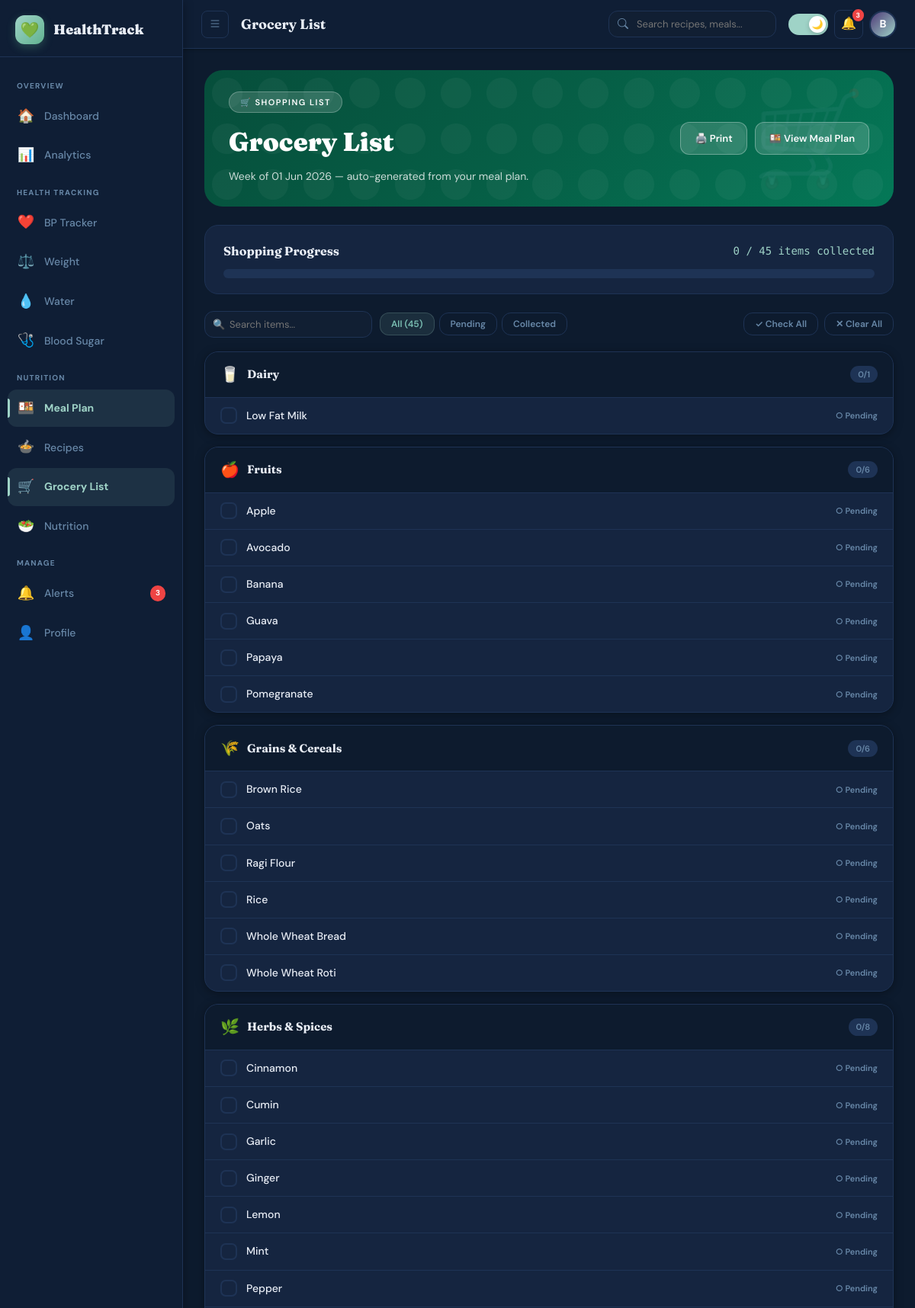
The app's page /meal/grocery (signed in, upper part) with its own data.
### models.py (models this page shows, shortened)
class User(UserMixin, db.Model):
    __tablename__ = "users"
    id              = db.Column(db.Integer, primary_key=True)
    name            = db.Column(db.String(120), nullable=False)
    email           = db.Column(db.String(180), unique=True, nullable=False, index=True)
    password_hash   = db.Column(db.String(255), nullable=False)
    is_active       = db.Column(db.Boolean, default=True)
    is_verified     = db.Column(db.Boolean, default=False)
    onboarding_done = db.Column(db.Boolean, default=False)
    dark_mode       = db.Column(db.Boolean, default=False)
    created_at      = db.Column(db.DateTime, default=datetime.utcnow)
    last_login      = db.Column(db.DateTime, nullable=True)
    last_updated    = db.Column(db.DateTime, default=datetime.utcnow, onupdate=datetime.utcnow)
    health_profile  = db.relationship("UserHealthProfile", backref="user", uselist=False, cascade="all, delete-orphan")
    conditions      = db.relationship("UserCondition",     backref="user", cascade="all, delete-orphan")
    goals           = db.relationship("UserGoal",          backref="user", uselist=False, cascade="all, delete-orphan")
    health_metrics  = db.relationship("HealthMetric",      backref="user", cascade="all, delete-orphan", lazy="dynamic")
    meal_plans      = db.relationship("MealPlan",          backref="user", cascade="all, delete-orphan", lazy="dynamic")
    favorites       = db.relationship("Favorite",          backref="user", cascade="all, delete-orphan")
    grocery_items   = db.relationship("GroceryItem",       backref="user", cascade="all, delete-orphan", lazy="dynamic")
    alerts          = db.relationship("Alert",             backref="user", cascade="all, delete-orphan", lazy="dynamic")
    medicines       = db.relationship("Medicine",          backref="user", cascade="all, delete-orphan")
    nutrition_logs  = db.relationship("NutritionDailyLog", backref="user", cascade="all, delete-orphan", lazy="dynamic")
    weekly_insights = db.relationship("WeeklyInsight",     backref="user", cascade="all, delete-orphan", lazy="dynamic")

class GroceryItem(db.Model):
    __tablename__ = "grocery_items"
    id              = db.Column(db.Integer, primary_key=True)
    user_id         = db.Column(db.Integer, db.ForeignKey("users.id"), nullable=False)
    week_start      = db.Column(db.Date, nullable=False)
    ingredient_name = db.Column(db.String(200), nullable=False)
    category        = db.Column(db.String(50), default="Other")
    quantity        = db.Column(db.String(50), nullable=True)
    unit            = db.Column(db.String(30), nullable=True)
    purchased       = db.Column(db.Boolean, default=False)
    purchased_at    = db.Column(db.DateTime, nullable=True)
    created_at      = db.Column(db.DateTime, default=datetime.utcnow)

### routes/meal_routes.py (the view, shortened to what this page needs)
@meal_bp.route("/grocery")
@login_required
def grocery_list():
    today      = date.today()
    week_start = today - timedelta(days=today.weekday())
    grocery_items = GroceryItem.query.filter_by(
        user_id    = current_user.id,
        week_start = week_start
    ).order_by(GroceryItem.category, GroceryItem.ingredient_name).all()
    from collections import defaultdict
    grouped = defaultdict(list)
    for item in grocery_items:
        grouped[item.category].append(item)
    return render_template(
        "meals/grocery_list.html",
        grocery_items  = [g.ingredient_name for g in grocery_items],
        grouped        = dict(grouped),
        week_start     = week_start,
        today          = today,
    )

### templates/meals/grocery_list.html (shortened to what this page needs)
{% extends "base.html" %}
{% block page_title %}Grocery List{% endblock %}
{% block content %}
<div class="grocery-hero animate-fadeIn">
  <div class="hero-left">
    <div class="hero-eyebrow">🛒 Shopping List</div>
    <h1 class="hero-title">Grocery List</h1>
    <p class="hero-sub">Week of {{ week_start.strftime('%d %b %Y') }} — auto-generated from your meal plan.</p>
  </div>
  <div class="hero-actions">
    <button class="btn-action" onclick="window.print()">🖨️ Print</button>
    <a href="{{ url_for('meal.meals') }}" class="btn-action">🍱 View Meal Plan</a>
  </div>
</div>
{% if grouped %}
{% set total_items     = grocery_items | length %}
{% set purchased_count = 0 %}
{% for cat, items in grouped.items() %}
  {% for item in items %}
    {% if item.purchased %}{% set purchased_count = purchased_count + 1 %}{% endif %}
  {% endfor %}
{% endfor %}
{% set prog_pct = (purchased_count / total_items * 100)|int if total_items else 0 %}
<div class="progress-section">
  <div class="prog-header">
    <div class="prog-title">Shopping Progress</div>
    <div class="prog-count">{{ purchased_count }} / {{ total_items }} items collected</div>
  </div>
  <div class="prog-bg">
  </div>
</div>
<div class="controls-bar">
  <div style="display:flex;gap:10px;align-items:center;flex-wrap:wrap;">
    <div class="search-wrap">
      <span class="search-icon">🔍</span>
      <input type="text" class="search-input" placeholder="Search items..."
             oninput="filterGrocery(this.value)">
    </div>
    <div class="filter-tabs">
      <button class="filter-tab active" onclick="filterTab('all',this)">All ({{ total_items }})</button>
      <button class="filter-tab" onclick="filterTab('pending',this)">Pending</button>
      <button class="filter-tab" onclick="filterTab('collected',this)">Collected</button>
    </div>
  </div>
  <div class="bulk-actions">
    <button class="bulk-btn green" onclick="checkAll()">✓ Check All</button>
    <button class="bulk-btn" onclick="uncheckAll()">✕ Clear All</button>
  </div>
</div>
{% set cat_emojis = {
  'Leafy Greens':    '🥬',
  'Vegetables':      '🥕',
  'Fruits':          '🍎',
  'Lentils & Legumes':'🫘',
  'Grains & Cereals':'🌾',
  'Dairy':           '🥛',
  'Eggs':            '🥚',
  'Protein / Non-Veg':'🍗',
  'Nuts & Seeds':    '🥜',
  'Herbs & Spices':  '🌿',
  'Oils':            '🫙',
  'Beverages':       '🧃',
  'Other':           '🛍️',
} %}
<div class="grocery-layout" id="groceryLayout">
{% for cat, items in grouped.items() %}
{% set done_count = items | selectattr('purchased') | list | length %}
<div class="cat-section" data-category="{{ cat }}">
  <div class="cat-header">
    <span class="cat-emoji">{{ cat_emojis.get(cat, '🛍️') }}</span>
    <span class="cat-name">{{ cat }}</span>
    <span class="cat-count {% if done_count == items|length %}all-done{% endif %}">
      {{ done_count }}/{{ items|length }}
    </span>
  </div>
  <ul class="item-list">
    {% for item in items %}
    <li class="grocery-item {% if item.purchased %}purchased{% endif %}"
        id="gi-{{ item.id }}"
        onclick="toggleItem({{ item.id }}, this)">
      <div class="gi-checkbox {% if item.purchased %}checked{% endif %}" id="cb-{{ item.id }}">
      </div>
      <span class="gi-name">{{ item.ingredient_name }}</span>
      <span class="gi-status {% if item.purchased %}done{% else %}pending{% endif %}" id="st-{{ item.id }}">
        {{ '✓ Collected' if item.purchased else '○ Pending' }}
      </span>
    </li>
    {% endfor %}
  </ul>
</div>
{% endfor %}
</div>
{% endif %}
{% endblock %}

### templates/base.html (shortened to what this page needs)
<!DOCTYPE html>
<html lang="en" data-theme="{{ 'dark' if current_user.is_authenticated and current_user.dark_mode else 'light' }}">
<head>
  <link rel="stylesheet" href="https://cdn.jsdelivr.net/npm/bootstrap-icons@1.11.3/font/bootstrap-icons.min.css">
</head>
<body>
{% if current_user.is_authenticated %}
<div class="app-layout">
  <aside class="sidebar" id="sidebar">
    <div class="sidebar-logo">
      <div class="sidebar-logo-icon">💚</div>
      <span class="sidebar-logo-text">HealthTrack</span>
    </div>
    <nav class="sidebar-nav">
      <div class="nav-section-label">Overview</div>
      <a href="{{ url_for('main.dashboard') }}" class="nav-item {% if request.endpoint and 'main.dashboard' in request.endpoint %}active{% endif %}">
        <span class="nav-item-icon">🏠</span>
        <span class="nav-item-text">Dashboard</span>
      </a>
      <a href="{{ url_for('analytics.index') }}" class="nav-item {% if request.endpoint and 'analytics' in request.endpoint %}active{% endif %}">
        <span class="nav-item-icon">📊</span>
        <span class="nav-item-text">Analytics</span>
      </a>
      <div class="nav-section-label">Health Tracking</div>
      <a href="{{ url_for('bp.tracker') }}" class="nav-item {% if request.endpoint and 'bp.' in request.endpoint %}active{% endif %}">
        <span class="nav-item-icon">❤️</span>
        <span class="nav-item-text">BP Tracker</span>
      </a>
      <a href="{{ url_for('tracker.weight') }}" class="nav-item {% if request.endpoint and 'tracker.weight' in request.endpoint %}active{% endif %}">
        <span class="nav-item-icon">⚖️</span>
        <span class="nav-item-text">Weight</span>
      </a>
      <a href="{{ url_for('tracker.water') }}" class="nav-item {% if request.endpoint and 'tracker.water' in request.endpoint %}active{% endif %}">
        <span class="nav-item-icon">💧</span>
        <span class="nav-item-text">Water</span>
      </a>
      <a href="{{ url_for('tracker.sugar') }}" class="nav-item {% if request.endpoint and 'tracker.sugar' in request.endpoint %}active{% endif %}">
        <span class="nav-item-icon">🩺</span>
        <span class="nav-item-text">Blood Sugar</span>
      </a>
      <div class="nav-section-label">Nutrition</div>
      <a href="{{ url_for('meal.meals') }}" class="nav-item {% if request.endpoint and 'meal.' in request.endpoint %}active{% endif %}">
        <span class="nav-item-icon">🍱</span>
        <span class="nav-item-text">Meal Plan</span>
      </a>
      <a href="{{ url_for('meal.recipes') }}" class="nav-item {% if request.endpoint and request.endpoint == 'meal.recipes' %}active{% endif %}">
        <span class="nav-item-icon">🍲</span>
        <span class="nav-item-text">Recipes</span>
      </a>
      <a href="{{ url_for('meal.grocery_list') }}" class="nav-item {% if request.endpoint and request.endpoint == 'meal.grocery_list' %}active{% endif %}">
        <span class="nav-item-icon">🛒</span>
        <span class="nav-item-text">Grocery List</span>
      </a>
      <a href="{{ url_for('nutrition.dashboard') }}" class="nav-item {% if request.endpoint and 'nutrition.' in request.endpoint %}active{% endif %}">
        <span class="nav-item-icon">🥗</span>
        <span class="nav-item-text">Nutrition</span>
      </a>
      <div class="nav-section-label">Manage</div>
      <a href="{{ url_for('alert.index') }}" class="nav-item {% if request.endpoint and 'alert.' in request.endpoint %}active{% endif %}">
        <span class="nav-item-icon">🔔</span>
        <span class="nav-item-text">Alerts</span>
        {% if unread_alerts is defined and unread_alerts > 0 %}
          <span class="nav-badge">{{ unread_alerts }}</span>
        {% endif %}
      </a>
      <a href="{{ url_for('profile.index') }}" class="nav-item {% if request.endpoint and 'profile.' in request.endpoint %}active{% endif %}">
        <span class="nav-item-icon">👤</span>
        <span class="nav-item-text">Profile</span>
      </a>
    </nav>
  </aside>
  <div class="main-wrapper">
    <nav class="navbar">
      <button class="navbar-toggle" id="sidebarToggle" onclick="toggleSidebar()" aria-label="Toggle sidebar">
        <i class="bi bi-list"></i>
      </button>
      <div class="navbar-page-title">
        {% block page_title %}{% endblock %}
      </div>
      <div class="navbar-search">
        <input type="text" class="navbar-search-input" placeholder="Search recipes, meals..." id="globalSearch">
      </div>
      <div class="navbar-actions">
        <button class="dark-toggle {% if current_user.dark_mode %}on{% endif %}" id="darkToggle" onclick="toggleDarkMode()" aria-label="Toggle dark mode" title="Toggle dark mode">
          <div class="dark-toggle-thumb">
            {% if current_user.dark_mode %}🌙{% else %}☀️{% endif %}
          </div>
        </button>
        <a href="{{ url_for('alert.index') }}" class="navbar-icon-btn" title="Alerts">
          🔔
          {% if unread_alerts is defined and unread_alerts > 0 %}
            <span class="notif-badge">{{ unread_alerts }}</span>
          {% endif %}
        </a>
        <a href="{{ url_for('profile.index') }}" class="navbar-avatar" title="Profile">
          {{ current_user.name[0].upper() if current_user.name else 'U' }}
        </a>
      </div>
    </nav>
    <main class="main-content">
      {% block content %}{% endblock %}
    </main>
  </div>
</div>
{% endif %}
</body>
</html>

### records on screen
User: name "B"
GroceryItem: get "🥛", category "Dairy", purchased "0", items "1", ingredient_name "Low Fat Milk", purchased "○ Pending"
GroceryItem: get "🍎", category "Fruits", purchased "0", items "6", ingredient_name "Apple", purchased "○ Pending"
GroceryItem: ingredient_name "Avocado", purchased "○ Pending"
GroceryItem: ingredient_name "Banana", purchased "○ Pending"
GroceryItem: ingredient_name "Guava", purchased "○ Pending"
GroceryItem: ingredient_name "Papaya", purchased "○ Pending"
GroceryItem: ingredient_name "Pomegranate", purchased "○ Pending"
GroceryItem: get "🌾", category "Grains & Cereals", purchased "0", items "6", ingredient_name "Brown Rice", purchased "○ Pending"
GroceryItem: ingredient_name "Oats", purchased "○ Pending"
GroceryItem: ingredient_name "Ragi Flour", purchased "○ Pending"
GroceryItem: ingredient_name "Rice", purchased "○ Pending"
GroceryItem: ingredient_name "Whole Wheat Bread", purchased "○ Pending"
GroceryItem: ingredient_name "Whole Wheat Roti", purchased "○ Pending"
GroceryItem: get "🌿", category "Herbs & Spices", purchased "0", items "8", ingredient_name "Cinnamon", purchased "○ Pending"
GroceryItem: ingredient_name "Cumin", purchased "○ Pending"
GroceryItem: ingredient_name "Garlic", purchased "○ Pending"
GroceryItem: ingredient_name "Ginger", purchased "○ Pending"
GroceryItem: ingredient_name "Lemon", purchased "○ Pending"
GroceryItem: ingredient_name "Mint", purchased "○ Pending"
GroceryItem: ingredient_name "Pepper", purchased "○ Pending"

### other values on screen
{{ unread_alerts }} "3"
{{ week_start.strftime('%d %b %Y') }} "01 Jun 2026"
{{ purchased_count }} "0"
{{ total_items }} "45"
